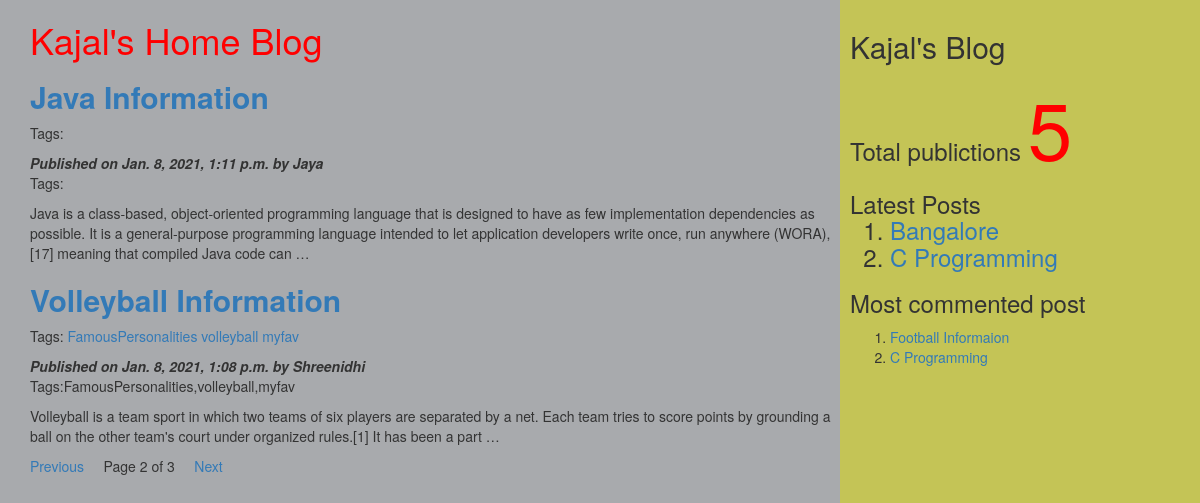
Screenshot of /?page=2 with the database file from the repository.
### myApp/models.py (models this page shows, shortened)
class Post(models.Model):
    tags=TaggableManager()
    STATUS_CHOICE=(('draft','Draft'),('published','Published'))
    title=models.CharField(max_length=200)
    slug=models.SlugField(max_length=50,unique_for_date='publish')
    author=models.ForeignKey(User,related_name='blog_posts',on_delete=models.CASCADE)
    body=models.TextField()
    publish=models.DateTimeField(default=timezone.now)
    created=models.DateTimeField(auto_now_add=True)
    updated=models.DateTimeField(auto_now=True)
    status=models.CharField(max_length=20,choices=STATUS_CHOICE,default='draft')
    objects=CustomManager()
    class Meta:
        ordering=('-publish',)
    def get_absolute_url(self):
        return reverse("post_detail",args=[self.publish.year,self.publish.strftime('%m'),self.publish.strftime('%d'),self.slug])

### myApp/views.py (the view)
# urls.py: url(r'^$',views.post_list_view),
def post_list_view(request,tag_slug=None):
    post_list=Post.objects.all()
    tag=None
    if tag_slug:
        tag=get_object_or_404(Tag,slug=tag_slug)
        post_list=post_list.filter(tags__in=[tag])
    paginator=Paginator(post_list,2)
    page_number=request.GET.get('page')
    try:
        post_list=paginator.page(page_number)
    except PageNotAnInteger:
        post_list=paginator.page(1)
    except EmptyPage:
        post_list=paginator.page(paginator.num_pages)
    d={'post_list':post_list,'tag':tag}
    return render(request,'myApp/post_list.html',d)

### myApp/models.py (called while the page is built)
    def get_queryset(self):
        return super().get_queryset().filter(status='published')

### myApp/templatetags/mytags.py (called while the page is built)
@register.simple_tag
def total_posts():
    return Post.objects.count()

@register.inclusion_tag('myApp/latest_post.html')
def show_latest_posts(count=3):
    latest_posts=Post.objects.order_by('-publish')[:count]
    return {'latest_posts':latest_posts}

@register.simple_tag
def get_most_commented_posts(count=2):
    return Post.objects.annotate(total_comments=Count('comments')).order_by('-total_comments')[:count]

### templates/myApp/post_list.html (shortened to what this page needs)
<html>
    {%extends 'myApp/parent.html'%}
        {%block content_block%}
        <h1 style="color:red">Kajal's Home Blog</h1>
        {%for post in post_list%}
        <a href="{{post.get_absolute_url}}"><h2><b>{{post.title}}</b></h2></a>
         <p>Tags:
              {%for t in post.tags.all%}
              <a href="{%url "post_list_by_tag_name" t.slug%}">{{t.name}}</a>
               {%endfor%}
          </p>
        <i><b>Published on {{post.publish}} by {{post.author|title}}</b></i>
        <p>Tags:{{post.tags.all|join:','}}</p>
        {{post.body|truncatewords:40|linebreaks}}
        {%endfor%}
        {%include 'myApp/pagination.html' with page=post_list%}
        {%endblock%}

### templates/myApp/parent.html (shortened to what this page needs)
<html>
{%load mytags%}
    <head>
        <link rel="stylesheet" href="https://maxcdn.bootstrapcdn.com/bootstrap/3.3.7/css/bootstrap.min.css">
    </head>
    <body>
        <div class="content" style="width:70%;float:left;background-color:a8aaad;height:300%;padding:0 0 0 30px">
              {%block content_block%}
              {%endblock%}
        </div>
        <div class="sidebar" style="width:30%;float:right;background-color:#c4c456;height:300%;padding:10px">
            <h2>Kajal's Blog</h2>
            <h3>Total publictions
              <span style="color:red;font-size:80px">
              {%total_posts%}</span>
              <h3>Latest Posts
              {% show_latest_posts 2 %}
              <h3>Most commented post</h3>
              {%get_most_commented_posts as m%}
                <ol>
                {%for post in m%}
                <li><a href="{{post.get_absolute_url}}">{{post.title}}</a></li>
            {%endfor%}
          </ol>
            </h3>
        </div>
    </body>
</html>

### templates/myApp/pagination.html
<!DOCTYPE html>
<html lang="en" dir="ltr">
<body>
  <div class="paginator">
    {%if page.has_previous%}
    <a href="?page={{page.previous_page_number}}">Previous</a> &nbsp &nbsp
    {% endif %}
    <span>Page {{page.number}} of {{page.paginator.num_pages}}</span> &nbsp &nbsp
    {%if page.has_next%}
    <a href="?page={{page.next_page_number}}">Next</a> &nbsp &nbsp
    {% endif %}
  </div>
</body>
</html>

### templates/myApp/latest_post.html
<!DOCTYPE html>
<html lang="en" dir="ltr">
  <body>
    <ol>
    {% for post in latest_posts%}
    <li><a href="{{post.get_absolute_url}}">{{post.title}}</a></li>
    {%endfor%}
    </ol>
  </body>
    </html>

### rows the page displays
Post: title "Java Information", publish "Jan. 8, 2021, 1:11 p.m.", author "Jaya", body "Java is a class-based, object-oriented programming language that is designed to have as few implementation dependencies as possible. It is a general-purpose programming language intended to let application developers write once, run anywhere (WORA),[17] meaning that compiled Java code can …"
Post: title "Volleyball Information", publish "Jan. 8, 2021, 1:08 p.m.", author "Shreenidhi", tags.all "FamousPersonalities,volleyball,myfav", body "Volleyball is a team sport in which two teams of six players are separated by a net. Each team tries to score points by grounding a ball on the other team's court under organized rules.[1] It has been a part …"
Tag: name "FamousPersonalities"
Tag: name "volleyball"
Tag: name "myfav"
Post: title "Bangalore"
Post: title "C Programming"
Post: title "Football Informaion"

### other values shown
{{ page.number }} "2"
{{ page.paginator.num_pages }} "3"
